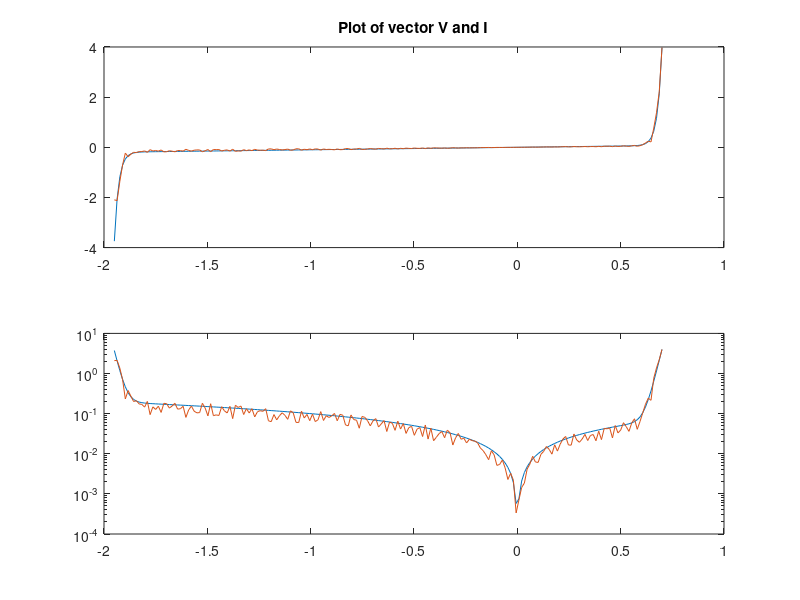
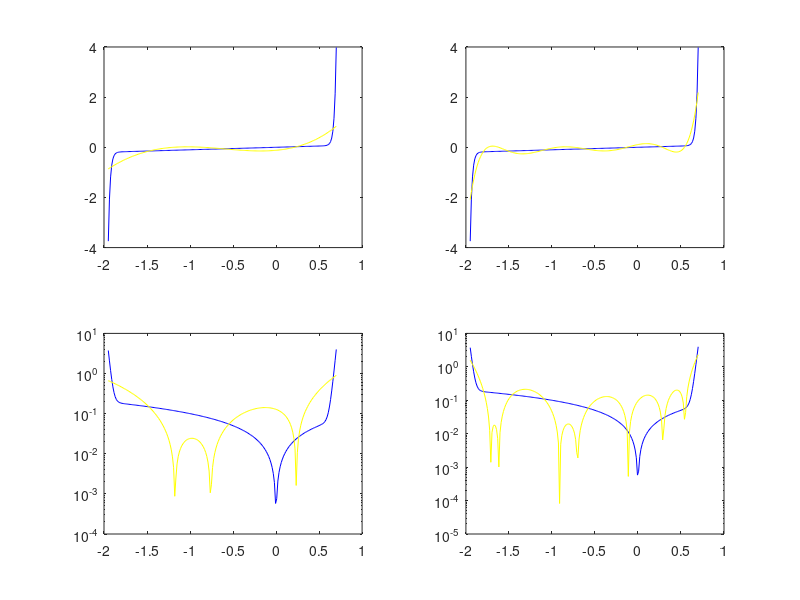

Write MATLAB code to recreate these figures, in order. (Note: this script raises an error after producing the figures.)

%Given Parameters
Is = 0.01e-12; %Forward Bias Saturation Current (A)
Ib = 0.1e-12; %Breakdown Saturation Current (A)
Vb = 1.3; %Breakdown Voltage (V)
Gp1 = 0.1; % Parasitic Parallel Conductance(Ω−1)


%PART 1
V = linspace(-1.95,0.7,200);   %V vector creation

ID = (Is*(exp(V*1.2/0.025)-1)) + (Gp1*V) - (Ib*(exp(-1.2*(V+Vb)/0.025)-1));

randvector = (1.2-0.5).*rand(size(ID)) + 0.5;

newI = randvector.*ID;

figure(1)
subplot(2,1,1)
plot(V,ID,V,newI)
title('Plot of vector V and I')

subplot(2,1,2)
semilogy(V,abs(ID),V,abs(newI))

%PART 2
P4 = polyfit(V,ID,4); %4th Order Polynomial
Po4 = polyval(P4,V); 

P8 = polyfit(V,ID,8); %8th Order Polynomial 
Po8 = polyval(P8,V);

figure(2)
subplot(2,2,1)
plot(V,ID,'b',V,Po4,'y')

subplot(2,2,2)
plot(V,ID,'b',V,Po8,'y')

po4 = polyfit(V,newI,4); 
a = polyval(po4,V);
subplot(2,2,3)
semilogy(V,abs(ID),'b',V,abs(a),'y')


pol8 = polyfit(V,newI,8);
b = polyval(pol8,V);
subplot(2,2,4)
semilogy(V,abs(ID),'b',V,abs(b),'y')

%PART 3 
fo1 = fittype('A*(exp(1.2*x/0.025)-1) + (0.1*x) - (C*(exp(-1.2*(x+1.3)/0.025)-1))');
ff1 = fit(V',ID',fo1);
If1 = ff1(V);

figure(3)
subplot(3,1,1)
semilogy(V,abs(If1'),'b',V,abs(newI),'y')

fo2 = fittype('A*(exp(1.2*x/0.025)-1) + (B*x) - (C*(exp(-1.2*(x+1.3)/0.025)-1))');
ff2 = fit(V',ID',fo2);
If2 = ff2(V);

subplot(3,1,2)
semilogy(V,abs(If2'),'b',V,abs(newI),'y')

fo3 = fittype('A*(exp(1.2*x/0.025)-1) + (B*x) - (C*(exp(-1.2*(x+D)/0.025)-1))');
ff3 = fit(V',ID',fo3);
If3 = ff3(V);

subplot(3,1,3)
semilogy(V,abs(If3'),'b',V,abs(newI),'y')

%PART 4 
inputs = V.';
targets = ID.';
LayerSize = 10;
net = fitnet(LayerSize); 
net.divideParam.trainRatio = 70/100; 
net.divideParam.valRatio = 15/100; 
net.divideParam.testRatio = 15/100; 
[net,tr] = train(net,inputs,targets);
outputs = net(inputs);
errors = gsubtract(outputs,targets); 
performance = perform(net,targets,outputs); 
view(net)
Inn = outputs;

figure(4)
plot(inputs,Inn,'b',inputs,newI,'y')